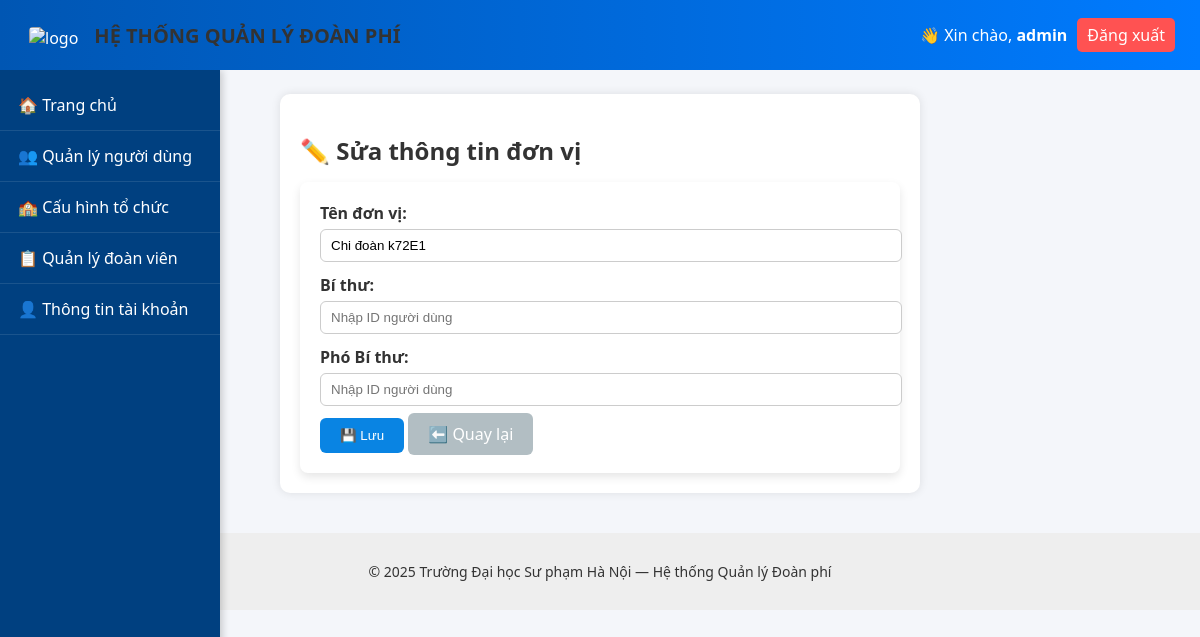
/pages/edit_unit.php?id=13 (signed in), run on an earlier commit of the app's database.
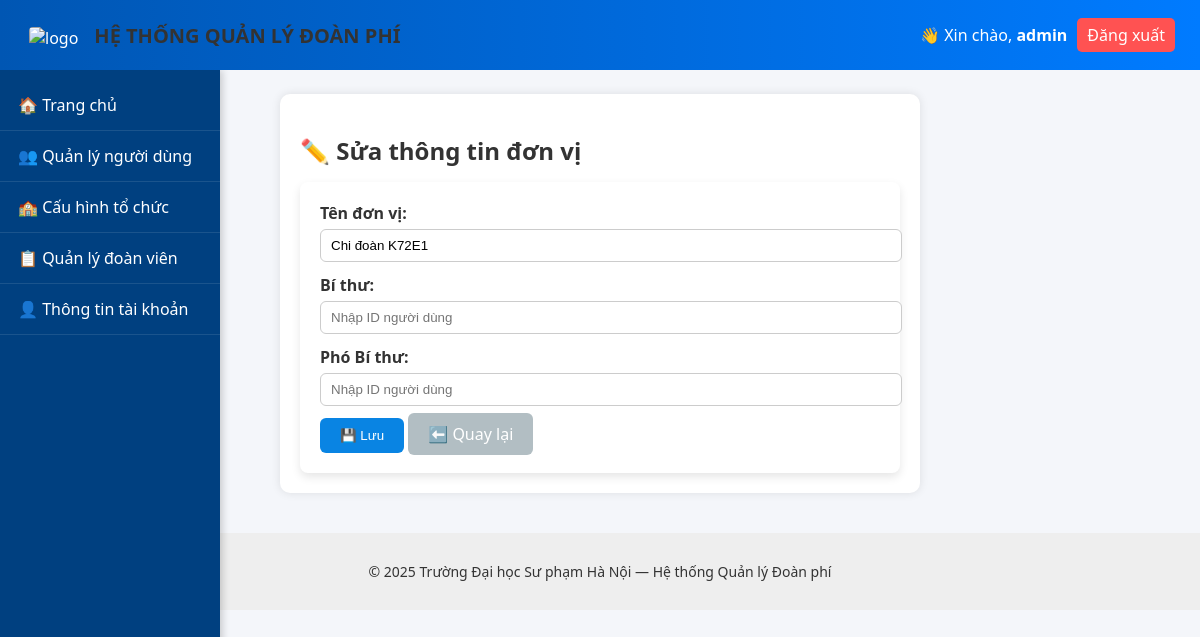
And on a later commit of the database.
### tables this page shows
CREATE TABLE `organization_units` (
  `id` int(11) NOT NULL,
  `unit_name` varchar(255) NOT NULL,
  `unit_level` enum('Truong','Khoa','ChiDoan') NOT NULL,
  `parent_id` int(11) DEFAULT NULL,
  `leader_id` int(11) DEFAULT NULL,
  `deputy_id` int(11) DEFAULT NULL,
  `created_at` timestamp NOT NULL DEFAULT current_timestamp(),
  `updated_at` timestamp NOT NULL DEFAULT current_timestamp() ON UPDATE current_timestamp()
);

### pages/edit_unit.php (the view, shortened to what this page needs)
<?php
include("../includes/header.php");
include("../includes/navbar.php");
include("../config/db.php");
$id = $_GET['id'] ?? 0;
$result = $conn->query("SELECT * FROM organization_units WHERE id=$id");
$unit = $result->fetch_assoc();
?>
<div class="container">
  <h2>✏️ Sửa thông tin đơn vị</h2>
  <form method="POST">
    <div class="form-group">
      <label>Tên đơn vị:</label>
      <input type="text" name="unit_name" value="<?= htmlspecialchars($unit['unit_name']) ?>" required>
    </div>
    <div class="form-group">
      <label>Bí thư:</label>
      <input type="number" name="leader_id" value="<?= $unit['leader_id'] ?? '' ?>" placeholder="Nhập ID người dùng">
    </div>
    <div class="form-group">
      <label>Phó Bí thư:</label>
      <input type="number" name="deputy_id" value="<?= $unit['deputy_id'] ?? '' ?>" placeholder="Nhập ID người dùng">
    </div>
    <button type="submit" class="btn-save">💾 Lưu</button>
    <a href="units.php" class="btn-back">⬅️ Quay lại</a>
  </form>
</div>
<?php include("../includes/footer.php"); ?>

What changed in the data, as far as the page shows it:
changed organization_units: unit_name "Chi đoàn k72E1" → "Chi đoàn K72E1"
